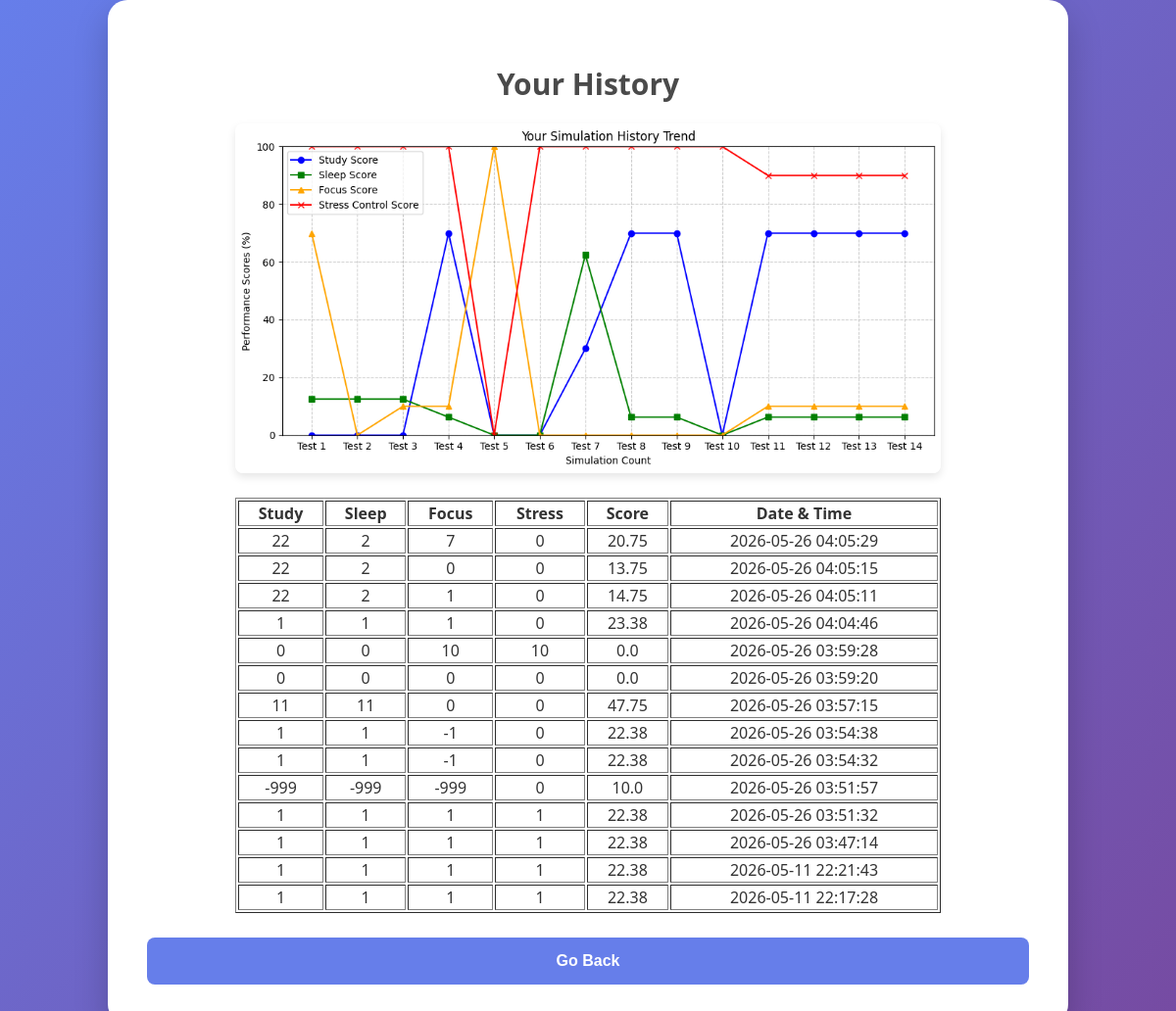
Screenshot of /history (signed in) with the database file from the repository.
### tables this page shows
CREATE TABLE history (
            id INTEGER PRIMARY KEY AUTOINCREMENT,
            username TEXT,
            study INTEGER,
            sleep INTEGER,
            focus INTEGER,
            stress INTEGER,
            score REAL,
            timestamp_utc TEXT
        );

### main.py (the view)
@app.route('/history')
def history():
    if 'user' not in session:
        return redirect('/login')
    conn = get_db()
    conn.row_factory = sqlite3.Row
    c = conn.cursor()
    try:
        c.execute('SELECT timezone FROM users WHERE username=?',(session['user'],))
        user = c.fetchone()
        user_timezone = user['timezone'] if user else 'UTC'
        c.execute("""
            SELECT study, sleep, focus, stress, score, timestamp_utc
            FROM history WHERE username=?
            ORDER BY timestamp_utc DESC
        """, (session['user'],))
        data = c.fetchall()
    finally:
        conn.close()
    history_records = []
    history_data = []
    for record in data:
        utc_dt = datetime.strptime(record['timestamp_utc'], "%Y-%m-%d %H:%M:%S")
        utc_dt = utc_dt.replace(tzinfo = timezone.utc)
        local_dt = utc_dt.astimezone(ZoneInfo(user_timezone))
        history_records.append({
            'study_hours': record[0],
            'sleep_hours': record[1],
            'focus_level': record[2],
            'stress_level': record[3],
        })
        history_data.append({
            'study' : record['study'],
            'sleep' : record['sleep'],
            'focus' : record['focus'],
            'stress' : record['stress'],
            'score' : record['score'],
            'timestamp' : local_dt.strftime("%Y-%m-%d %H:%M:%S")
        })
    trend_chart_url = create_history_trend_chart(history_records)
    return render_template('history.html', data = history_data, trend_chart_url = trend_chart_url)

### main.py (called while the page is built)
def get_db():
    return sqlite3.connect("users.db", timeout = 5)

@app.context_processor
def inject_user():
    points = 0
    if 'user' in session:
        conn = get_db()
        c = conn.cursor()
        try:
            c.execute("SELECT points FROM users WHERE username=?", (session['user'],))
            result = c.fetchone()
            if result:
                points = result[0]
        finally:
            conn.close()
    return dict(user = session.get('user'), points = points)

### simulation.py (called while the page is built)
def study_score(study_hours):
    ideal = 4
    return max(0, 1 - abs(study_hours - ideal) / 10)

def sleep_score(sleep_hours):
    ideal = 8
    return max(0, 1 - abs(sleep_hours - ideal) / 8)

def focus_score(focus_level):
    if focus_level > 10:
        return 0
    return max(0, focus_level / 10)

def stress_score(stress_level):
    if stress_level > 10:
        return 0
    return max(0, 1 - (stress_level / 10))

def study_penalty(study_hours):
    if study_hours == 0:
        return 0
    return 1

def sleep_penalty(sleep_hours):
    if sleep_hours < 4 or sleep_hours > 12:
        return 0.5
    return 1

def s_study(study):
    return study_score(study) * study_penalty(study) * 100

def s_sleep(sleep):
    return sleep_score(sleep) * sleep_penalty(sleep) * 100

def s_focus(focus):
    return focus_score(focus) * 100

def s_stress(stress):
    return stress_score(stress) * 100

### templates/history.html (shortened to what this page needs)
<!DOCTYPE html>
<html>
    <head>
    </head>
    <body>
        <div class = "container">
            <h2>Your History</h2>
            {% if trend_chart_url %}
                <div style="margin: 20px 0;">
                    <img alt="History Trend Chart" style="max-width: 80%; height: auto; border-radius: 8px; box-shadow: 0 4px 8px rgba(0,0,0,0.1);">
                </div>
            {% endif %}
            <table border="1" style="margin: 0 auto; width: 80%;">
                <tr>
                    <th>Study</th>
                    <th>Sleep</th>
                    <th>Focus</th>
                    <th>Stress</th>
                    <th>Score</th>
                    <th>Date & Time</th>
                </tr>
                {% for record in data %}
                <tr>
                    <td>{{ record.study }}</td>
                    <td>{{ record.sleep }}</td>
                    <td>{{ record.focus }}</td>
                    <td>{{ record.stress }}</td>
                    <td>{{ record.score }}</td>
                    <td>{{ record.timestamp }}</td>
                </tr>
                {% endfor %}
            </table>
            <nav>
                <a href = "/">
                    <button>Go Back</button>
                </a>
            </nav>
        </div>
    </body>
</html>

### templates/history.html (style rules this page uses)
body { font-family: 'Segoe UI', Tahoma, Geneva, Verdana, sans-serif; background: linear-gradient(135deg, #667eea 0%, #764ba2 100%); display: flex; justify-content: center; align-items: center; min-height: 100vh; margin: 0; color: #333; }
.container { background: white; padding: 40px; border-radius: 20px; box-shadow: 0 15px 35px rgba(0,0,0,0.2); width: 100%; max-width: 900px; text-align: center; }
h2 { color: #4a4a4a; font-size: 30px; text-align: center; margin-bottom: 10px; }
button { width: 100%; padding: 15px; background-color: #667eea; color: white; border: none; border-radius: 8px; cursor: pointer; font-size: 16px; font-weight: bold; margin-top: 25px; transition: 0.3s; }

### rows the page displays
history: study "22", sleep "2", focus "7", stress "0", score "20.75", timestamp "2026-05-26 04:05:29"
history: study "22", sleep "2", focus "0", stress "0", score "13.75", timestamp "2026-05-26 04:05:15"
history: study "22", sleep "2", focus "1", stress "0", score "14.75", timestamp "2026-05-26 04:05:11"
history: study "1", sleep "1", focus "1", stress "0", score "23.38", timestamp "2026-05-26 04:04:46"
history: study "0", sleep "0", focus "10", stress "10", score "0.0", timestamp "2026-05-26 03:59:28"
history: study "0", sleep "0", focus "0", stress "0", score "0.0", timestamp "2026-05-26 03:59:20"
history: study "11", sleep "11", focus "0", stress "0", score "47.75", timestamp "2026-05-26 03:57:15"
history: study "1", sleep "1", focus "-1", stress "0", score "22.38", timestamp "2026-05-26 03:54:38"
history: study "1", sleep "1", focus "-1", stress "0", score "22.38", timestamp "2026-05-26 03:54:32"
history: study "-999", sleep "-999", focus "-999", stress "0", score "10.0", timestamp "2026-05-26 03:51:57"
history: study "1", sleep "1", focus "1", stress "1", score "22.38", timestamp "2026-05-26 03:51:32"
history: study "1", sleep "1", focus "1", stress "1", score "22.38", timestamp "2026-05-26 03:47:14"
history: study "1", sleep "1", focus "1", stress "1", score "22.38", timestamp "2026-05-11 22:21:43"
history: study "1", sleep "1", focus "1", stress "1", score "22.38", timestamp "2026-05-11 22:17:28"
